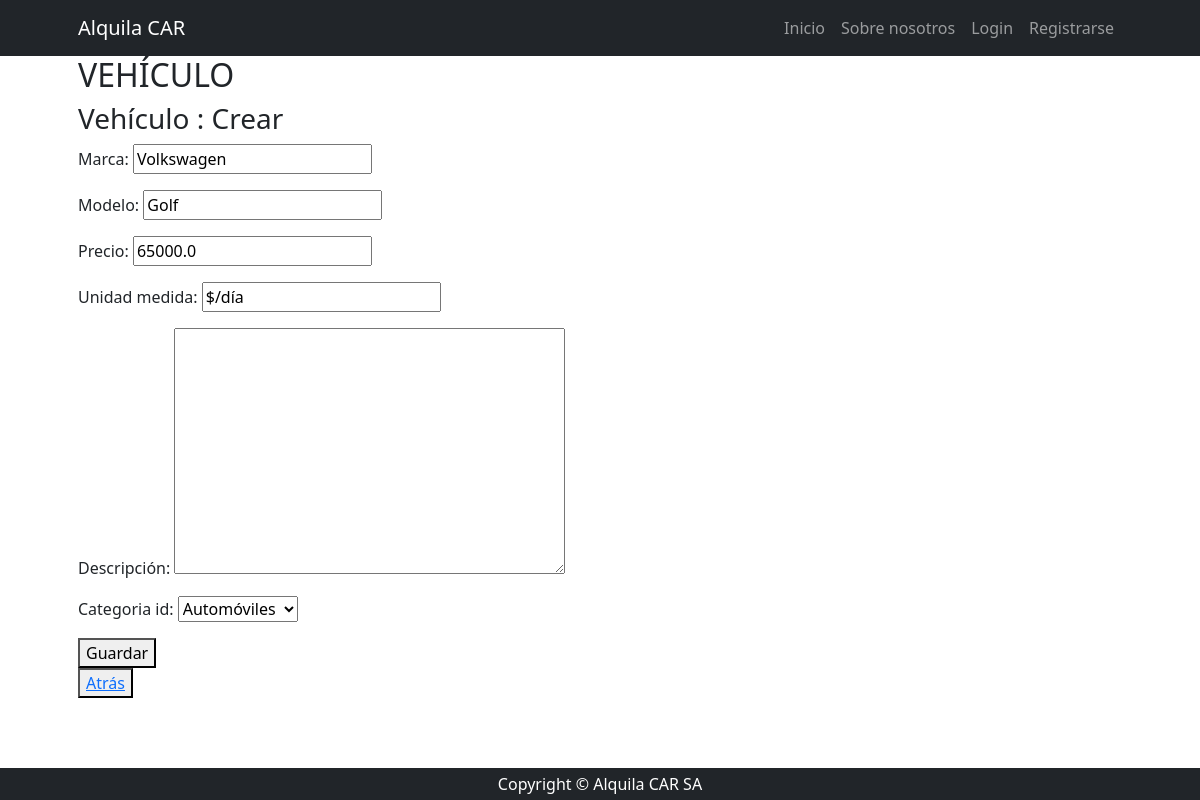
/productos/producto/update/5/, run on the app's committed database.
### producto/models.py (models this page shows, shortened)
class Producto(models.Model):
    marca = models.CharField(max_length=100)
    modelo = models.CharField(max_length=100)
    precio = models.FloatField()
    unidad_medida = models.CharField(max_length=100)
    descripcion = models.TextField(null=True, blank=True, verbose_name='descripción')
    fecha_actualizacion=models.DateField(null=True, blank=True, default=timezone.now,editable=False, verbose_name='Fecha de actualización')
    categoria_id = models.ForeignKey(ProductoCategoria, on_delete=models.SET_NULL, null=True)
    class Meta:
        verbose_name = "producto"
        verbose_name_plural = "productos"

### producto/views.py (the view)
# urls.py: path("producto/update/<int:pk>/", views.ProductoUpdate.as_view(), name="producto_update"),
class ProductoUpdate(UpdateView):
    model = Producto
    form_class = ProductoForm
    success_url=reverse_lazy('producto:index')
    field = '__all__'

### producto/forms.py
class ProductoForm(forms.ModelForm):
    class Meta:
        model = Producto
        fields = "__all__"

### producto/models.py (called while the page is built)
    def __str__(self) -> str:
        return self.categoria

### producto/templates/producto/producto_form.html (shortened to what this page needs)
{% extends 'core/base.html' %}
{% block content %}
    <h2>VEHÍCULO</h2>
    <h3>Vehículo : Crear</h3>
    <form method="post">
        {{ form.as_p }}
        <button type="submit">Guardar</button>
    </form>
    <button><a href="{% url 'producto:index' %}">Atrás</a></button>
{% endblock content %}

### data on the page
Producto: marca "Volkswagen", modelo "Golf", precio "65000.0", unidad_medida "$/día", categoria_id "Automóviles"
